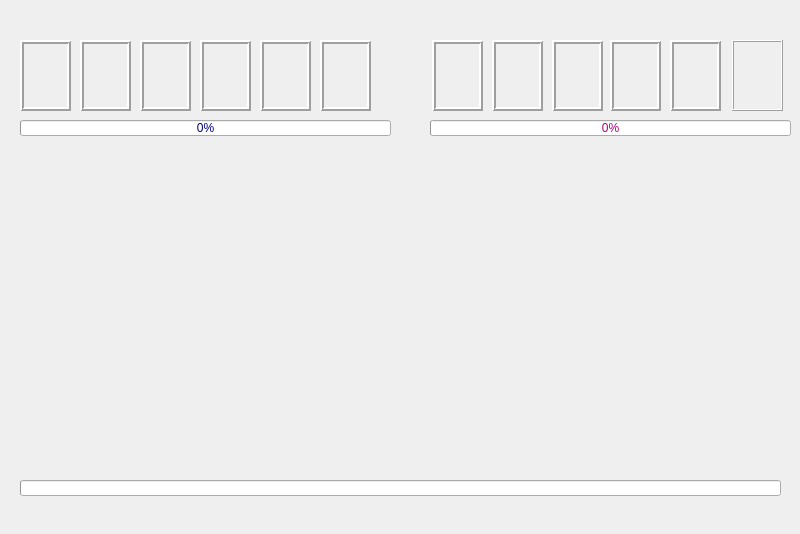
<?xml version="1.0" encoding="UTF-8"?>
<ui version="4.0">
 <class>Form</class>
 <widget class="QWidget" name="Form">
  <property name="geometry">
   <rect>
    <x>0</x>
    <y>0</y>
    <width>800</width>
    <height>534</height>
   </rect>
  </property>
  <property name="windowTitle">
   <string>Form</string>
  </property>
  <widget class="QWidget" name="widget" native="true">
   <property name="geometry">
    <rect>
     <x>10</x>
     <y>10</y>
     <width>781</width>
     <height>511</height>
    </rect>
   </property>
   <property name="maximumSize">
    <size>
     <width>781</width>
     <height>601</height>
    </size>
   </property>
   <property name="mouseTracking">
    <bool>true</bool>
   </property>
   <property name="tabletTracking">
    <bool>true</bool>
   </property>
   <property name="acceptDrops">
    <bool>true</bool>
   </property>
   <property name="styleSheet">
    <string notr="true">background-image: url(:/field/field.png);
</string>
   </property>
   <widget class="QLabel" name="peashooter">
    <property name="geometry">
     <rect>
      <x>10</x>
      <y>30</y>
      <width>51</width>
      <height>71</height>
     </rect>
    </property>
    <property name="cursor">
     <cursorShape>OpenHandCursor</cursorShape>
    </property>
    <property name="acceptDrops">
     <bool>true</bool>
    </property>
    <property name="styleSheet">
     <string notr="true">border-image: url(:/pea shooter.jpg);</string>
    </property>
    <property name="frameShape">
     <enum>QFrame::Box</enum>
    </property>
    <property name="frameShadow">
     <enum>QFrame::Raised</enum>
    </property>
    <property name="lineWidth">
     <number>2</number>
    </property>
    <property name="text">
     <string/>
    </property>
    <property name="pixmap">
     <pixmap>pea shooter.jpg</pixmap>
    </property>
    <property name="scaledContents">
     <bool>true</bool>
    </property>
   </widget>
   <widget class="QLabel" name="two_peashooter">
    <property name="geometry">
     <rect>
      <x>70</x>
      <y>30</y>
      <width>51</width>
      <height>71</height>
     </rect>
    </property>
    <property name="cursor">
     <cursorShape>OpenHandCursor</cursorShape>
    </property>
    <property name="tabletTracking">
     <bool>false</bool>
    </property>
    <property name="acceptDrops">
     <bool>true</bool>
    </property>
    <property name="styleSheet">
     <string notr="true">border-image: url(:/two_peashooter.jpg);</string>
    </property>
    <property name="frameShape">
     <enum>QFrame::Box</enum>
    </property>
    <property name="frameShadow">
     <enum>QFrame::Raised</enum>
    </property>
    <property name="lineWidth">
     <number>2</number>
    </property>
    <property name="text">
     <string/>
    </property>
    <property name="pixmap">
     <pixmap>two_peashooter.jpg</pixmap>
    </property>
    <property name="scaledContents">
     <bool>true</bool>
    </property>
   </widget>
   <widget class="QLabel" name="walnut">
    <property name="geometry">
     <rect>
      <x>130</x>
      <y>30</y>
      <width>51</width>
      <height>71</height>
     </rect>
    </property>
    <property name="cursor">
     <cursorShape>OpenHandCursor</cursorShape>
    </property>
    <property name="acceptDrops">
     <bool>true</bool>
    </property>
    <property name="styleSheet">
     <string notr="true">border-image: url(:/walnut.jpg);</string>
    </property>
    <property name="frameShape">
     <enum>QFrame::Box</enum>
    </property>
    <property name="frameShadow">
     <enum>QFrame::Raised</enum>
    </property>
    <property name="lineWidth">
     <number>2</number>
    </property>
    <property name="text">
     <string/>
    </property>
    <property name="pixmap">
     <pixmap>walnut.jpg</pixmap>
    </property>
    <property name="scaledContents">
     <bool>true</bool>
    </property>
   </widget>
   <widget class="QLabel" name="plum_mine">
    <property name="geometry">
     <rect>
      <x>190</x>
      <y>30</y>
      <width>51</width>
      <height>71</height>
     </rect>
    </property>
    <property name="cursor">
     <cursorShape>OpenHandCursor</cursorShape>
    </property>
    <property name="acceptDrops">
     <bool>true</bool>
    </property>
    <property name="styleSheet">
     <string notr="true">border-image: url(:/plum mine.jpg);</string>
    </property>
    <property name="frameShape">
     <enum>QFrame::Box</enum>
    </property>
    <property name="frameShadow">
     <enum>QFrame::Raised</enum>
    </property>
    <property name="lineWidth">
     <number>2</number>
    </property>
    <property name="text">
     <string/>
    </property>
    <property name="pixmap">
     <pixmap>plum mine.jpg</pixmap>
    </property>
    <property name="scaledContents">
     <bool>true</bool>
    </property>
   </widget>
   <widget class="QLabel" name="jelapino">
    <property name="geometry">
     <rect>
      <x>250</x>
      <y>30</y>
      <width>51</width>
      <height>71</height>
     </rect>
    </property>
    <property name="cursor">
     <cursorShape>OpenHandCursor</cursorShape>
    </property>
    <property name="acceptDrops">
     <bool>true</bool>
    </property>
    <property name="styleSheet">
     <string notr="true">border-image: url(:/jalapino.jpg);</string>
    </property>
    <property name="frameShape">
     <enum>QFrame::Box</enum>
    </property>
    <property name="frameShadow">
     <enum>QFrame::Raised</enum>
    </property>
    <property name="lineWidth">
     <number>2</number>
    </property>
    <property name="text">
     <string/>
    </property>
    <property name="pixmap">
     <pixmap>jalapino.jpg</pixmap>
    </property>
    <property name="scaledContents">
     <bool>true</bool>
    </property>
   </widget>
   <widget class="QLabel" name="boomerang">
    <property name="geometry">
     <rect>
      <x>310</x>
      <y>30</y>
      <width>51</width>
      <height>71</height>
     </rect>
    </property>
    <property name="cursor">
     <cursorShape>OpenHandCursor</cursorShape>
    </property>
    <property name="acceptDrops">
     <bool>true</bool>
    </property>
    <property name="styleSheet">
     <string notr="true">border-image: url(:/jalapino.jpg);</string>
    </property>
    <property name="frameShape">
     <enum>QFrame::Box</enum>
    </property>
    <property name="frameShadow">
     <enum>QFrame::Raised</enum>
    </property>
    <property name="lineWidth">
     <number>2</number>
    </property>
    <property name="text">
     <string/>
    </property>
    <property name="pixmap">
     <pixmap>boomerang.jpg</pixmap>
    </property>
    <property name="scaledContents">
     <bool>true</bool>
    </property>
   </widget>
   <widget class="QLabel" name="regular">
    <property name="geometry">
     <rect>
      <x>722</x>
      <y>30</y>
      <width>51</width>
      <height>71</height>
     </rect>
    </property>
    <property name="cursor">
     <cursorShape>OpenHandCursor</cursorShape>
    </property>
    <property name="acceptDrops">
     <bool>true</bool>
    </property>
    <property name="styleSheet">
     <string notr="true">border-image: url(:/regular zombie.jpg);</string>
    </property>
    <property name="frameShape">
     <enum>QFrame::Box</enum>
    </property>
    <property name="frameShadow">
     <enum>QFrame::Raised</enum>
    </property>
    <property name="text">
     <string/>
    </property>
    <property name="pixmap">
     <pixmap>regular zombie.jpg</pixmap>
    </property>
    <property name="scaledContents">
     <bool>true</bool>
    </property>
   </widget>
   <widget class="QLabel" name="bucked_head">
    <property name="geometry">
     <rect>
      <x>660</x>
      <y>30</y>
      <width>51</width>
      <height>71</height>
     </rect>
    </property>
    <property name="cursor">
     <cursorShape>OpenHandCursor</cursorShape>
    </property>
    <property name="acceptDrops">
     <bool>true</bool>
    </property>
    <property name="styleSheet">
     <string notr="true">border-image: url(:/Bucket head zombie.jpg);</string>
    </property>
    <property name="frameShape">
     <enum>QFrame::Box</enum>
    </property>
    <property name="frameShadow">
     <enum>QFrame::Raised</enum>
    </property>
    <property name="lineWidth">
     <number>2</number>
    </property>
    <property name="text">
     <string/>
    </property>
    <property name="pixmap">
     <pixmap>Bucket head zombie.jpg</pixmap>
    </property>
    <property name="scaledContents">
     <bool>true</bool>
    </property>
   </widget>
   <widget class="QLabel" name="leafhead">
    <property name="geometry">
     <rect>
      <x>600</x>
      <y>30</y>
      <width>51</width>
      <height>71</height>
     </rect>
    </property>
    <property name="cursor">
     <cursorShape>OpenHandCursor</cursorShape>
    </property>
    <property name="acceptDrops">
     <bool>true</bool>
    </property>
    <property name="styleSheet">
     <string notr="true">border-image: url(:/leaf hair zombie.jpg);</string>
    </property>
    <property name="frameShape">
     <enum>QFrame::Box</enum>
    </property>
    <property name="frameShadow">
     <enum>QFrame::Raised</enum>
    </property>
    <property name="lineWidth">
     <number>2</number>
    </property>
    <property name="text">
     <string/>
    </property>
    <property name="pixmap">
     <pixmap>leaf hair zombie.jpg</pixmap>
    </property>
    <property name="scaledContents">
     <bool>true</bool>
    </property>
   </widget>
   <widget class="QLabel" name="astronaut">
    <property name="geometry">
     <rect>
      <x>542</x>
      <y>30</y>
      <width>51</width>
      <height>71</height>
     </rect>
    </property>
    <property name="cursor">
     <cursorShape>OpenHandCursor</cursorShape>
    </property>
    <property name="acceptDrops">
     <bool>true</bool>
    </property>
    <property name="styleSheet">
     <string notr="true">border-image: url(:/astronaut zombie.jpg);</string>
    </property>
    <property name="frameShape">
     <enum>QFrame::Box</enum>
    </property>
    <property name="frameShadow">
     <enum>QFrame::Raised</enum>
    </property>
    <property name="lineWidth">
     <number>2</number>
    </property>
    <property name="text">
     <string/>
    </property>
    <property name="pixmap">
     <pixmap>astronaut zombie.jpg</pixmap>
    </property>
    <property name="scaledContents">
     <bool>true</bool>
    </property>
   </widget>
   <widget class="QLabel" name="tall">
    <property name="geometry">
     <rect>
      <x>482</x>
      <y>30</y>
      <width>51</width>
      <height>71</height>
     </rect>
    </property>
    <property name="cursor">
     <cursorShape>BusyCursor</cursorShape>
    </property>
    <property name="acceptDrops">
     <bool>true</bool>
    </property>
    <property name="styleSheet">
     <string notr="true">border-image: url(:/tall zombie.jpg);</string>
    </property>
    <property name="frameShape">
     <enum>QFrame::Box</enum>
    </property>
    <property name="frameShadow">
     <enum>QFrame::Raised</enum>
    </property>
    <property name="lineWidth">
     <number>2</number>
    </property>
    <property name="text">
     <string/>
    </property>
    <property name="pixmap">
     <pixmap>tall zombie.jpg</pixmap>
    </property>
    <property name="scaledContents">
     <bool>true</bool>
    </property>
   </widget>
   <widget class="QLabel" name="purplehair">
    <property name="geometry">
     <rect>
      <x>422</x>
      <y>30</y>
      <width>51</width>
      <height>71</height>
     </rect>
    </property>
    <property name="cursor">
     <cursorShape>OpenHandCursor</cursorShape>
    </property>
    <property name="acceptDrops">
     <bool>true</bool>
    </property>
    <property name="styleSheet">
     <string notr="true">border-image: url(:/purple hair zombie.jpg);</string>
    </property>
    <property name="frameShape">
     <enum>QFrame::Box</enum>
    </property>
    <property name="frameShadow">
     <enum>QFrame::Raised</enum>
    </property>
    <property name="lineWidth">
     <number>2</number>
    </property>
    <property name="text">
     <string/>
    </property>
    <property name="pixmap">
     <pixmap>purple hair zombie.jpg</pixmap>
    </property>
    <property name="scaledContents">
     <bool>true</bool>
    </property>
   </widget>
   <widget class="QProgressBar" name="plantsProgressBar">
    <property name="geometry">
     <rect>
      <x>10</x>
      <y>110</y>
      <width>371</width>
      <height>16</height>
     </rect>
    </property>
    <property name="styleSheet">
     <string notr="true">color: rgb(0, 0, 127);</string>
    </property>
    <property name="value">
     <number>0</number>
    </property>
   </widget>
   <widget class="QProgressBar" name="zombiesProgressBar">
    <property name="geometry">
     <rect>
      <x>420</x>
      <y>110</y>
      <width>361</width>
      <height>16</height>
     </rect>
    </property>
    <property name="styleSheet">
     <string notr="true">color: rgb(170, 0, 127);</string>
    </property>
    <property name="value">
     <number>0</number>
    </property>
   </widget>
   <widget class="QProgressBar" name="cornometerProgressBar">
    <property name="geometry">
     <rect>
      <x>10</x>
      <y>470</y>
      <width>761</width>
      <height>16</height>
     </rect>
    </property>
    <property name="cursor">
     <cursorShape>WaitCursor</cursorShape>
    </property>
    <property name="maximum">
     <number>210</number>
    </property>
    <property name="value">
     <number>0</number>
    </property>
    <property name="format">
     <string extracomment="time remaining"/>
    </property>
   </widget>
   <zorder>regular</zorder>
   <zorder>bucked_head</zorder>
   <zorder>leafhead</zorder>
   <zorder>astronaut</zorder>
   <zorder>tall</zorder>
   <zorder>purplehair</zorder>
   <zorder>boomerang</zorder>
   <zorder>jelapino</zorder>
   <zorder>plum_mine</zorder>
   <zorder>walnut</zorder>
   <zorder>two_peashooter</zorder>
   <zorder>peashooter</zorder>
   <zorder>plantsProgressBar</zorder>
   <zorder>zombiesProgressBar</zorder>
   <zorder>cornometerProgressBar</zorder>
  </widget>
 </widget>
 <resources/>
 <connections/>
</ui>
